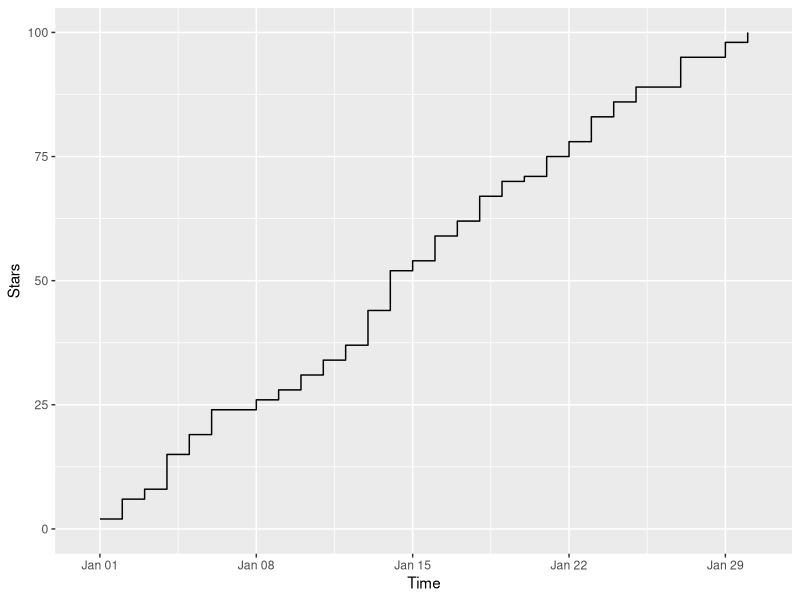

The R source for this figure:
#!/usr/bin/env Rscript
library(ggplot2)

data <- data.frame(
  Timestamp = as.Date(
    runif(100, 0, 30), # 100 stars in 30 days (randomly)
    origin = "2024-01-01 00:00:00"
  )
)

ggplot(data, aes(x = Timestamp)) +
  stat_bin(data = data, aes(y = cumsum(..count..)), geom = "step", binwidth = 1) +
  labs(
    x = "Time",
    y = "Stars",
  )
